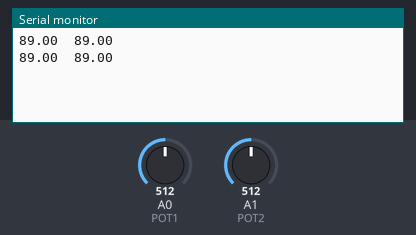
This sketch was run on a simulated Arduino Uno, built with avr-gcc and run on an emulated ATmega328P. Parts: the last lines printed to the serial monitor. The test bench sets the inputs (shaded band); at power-on: A0 (POT1) = 512, A1 (POT2) = 512.

Above: at 1.8 s.
1.9 s: A0 (POT1) set to 716
At 2.8 s:
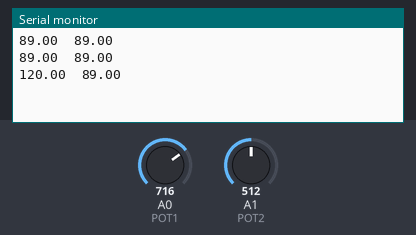
3.4 s: A1 (POT2) set to 716
At 4.7 s:
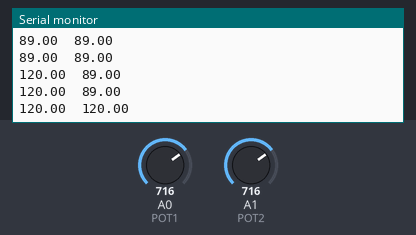
4.9 s: A0 (POT1) set to 900
At 5.8 s:
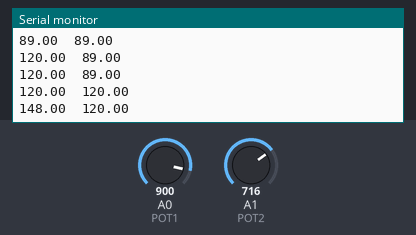
6.4 s: A1 (POT2) set to 900
At 7.5 s:
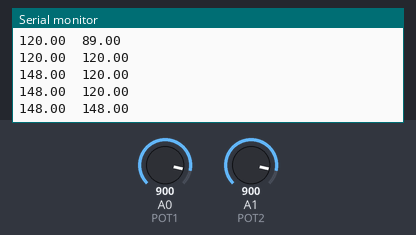
Timing chart, 0 to 8.9 s (numbered marks = the images above; inputs shaded):
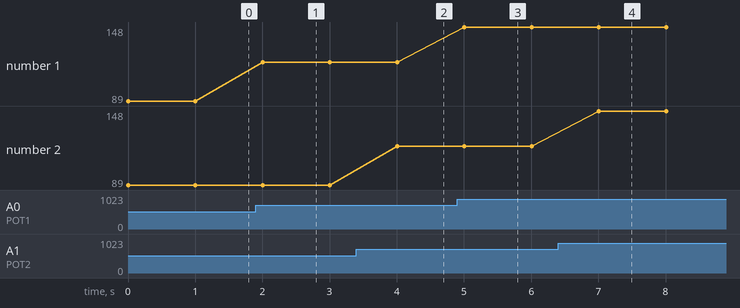

Measured:
- after the input at 1.9 s, the serial monitor: prints a new line after 0.10 s (image 1)
- after the input at 3.4 s, the serial monitor: prints a new line after 0.61 s (image 2)
- after the input at 4.9 s, the serial monitor: prints a new line after 0.11 s (image 3)
- after the input at 6.4 s, the serial monitor: prints a new line after 0.61 s (image 4)
- plotted number 1: 89 → 120 after the input at 1.9 s, 120 → 148 after the input at 4.9 s

The sketch:

IRONPLANT.ino
```cpp
/*Programa diseñado para el control del robot IRON PLANT por Álvaro Palmero Martínez
 * y Ignacio Rodríguez Naranjo empezado el dia 09/10/2018. Se trata de la segunda
 * versión del programa con el mismo fin, aunque será rehecho desde scratch.
 */

//*********DECLARACION DE LAS VARIABLES**************************

#define POT1 A0
#define POT2 A1

float angulo1, angulo2;


//*********INICIALIZACION DE LAS VARIABLES***********************

void setup() {
  Serial.begin(9600);
}


//*************INICIO DEL PROGRAMA*******************************


void loop() {
  angulo1 = map(analogRead(POT1), 0, 1023, 12.5, 167.5);
  angulo2 = map(analogRead(POT2), 0, 1023, 12.5, 167.5);

  Serial.print(angulo1);
  Serial.print("\t");
  Serial.println(angulo2);
  delay(1000);
}
```
